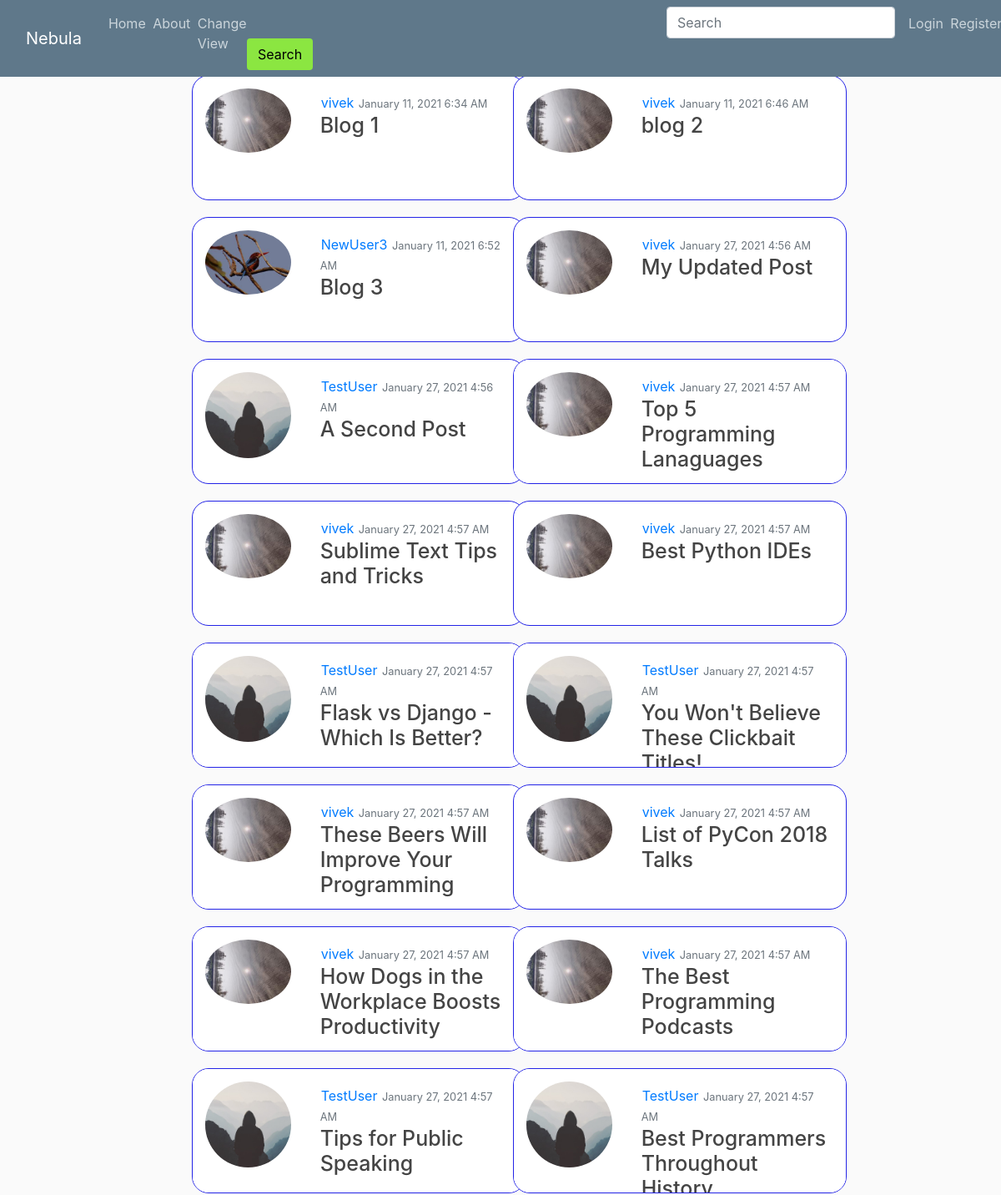
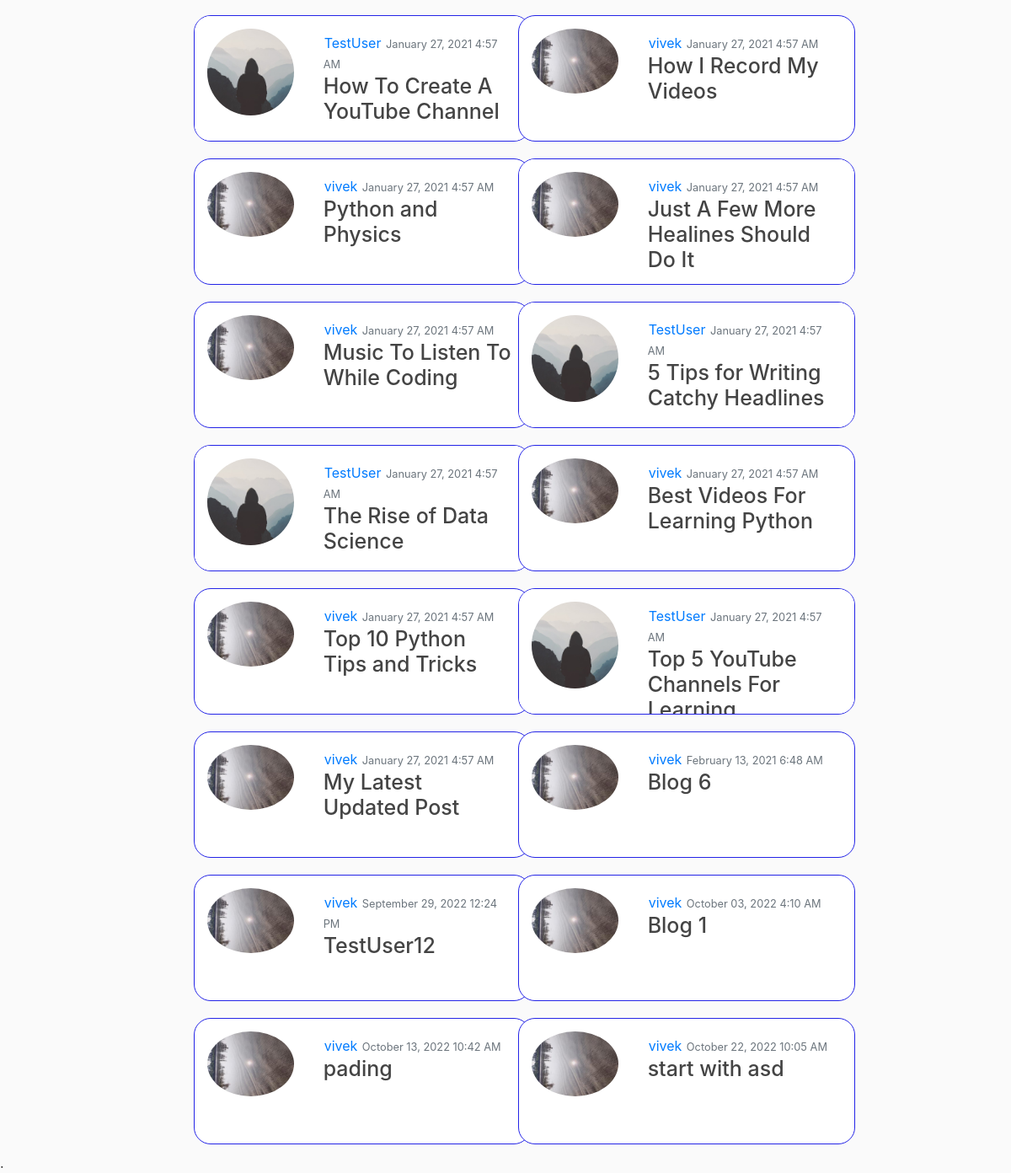
Page /grid_view/ on the earlier database version (2 pictures, top to bottom).
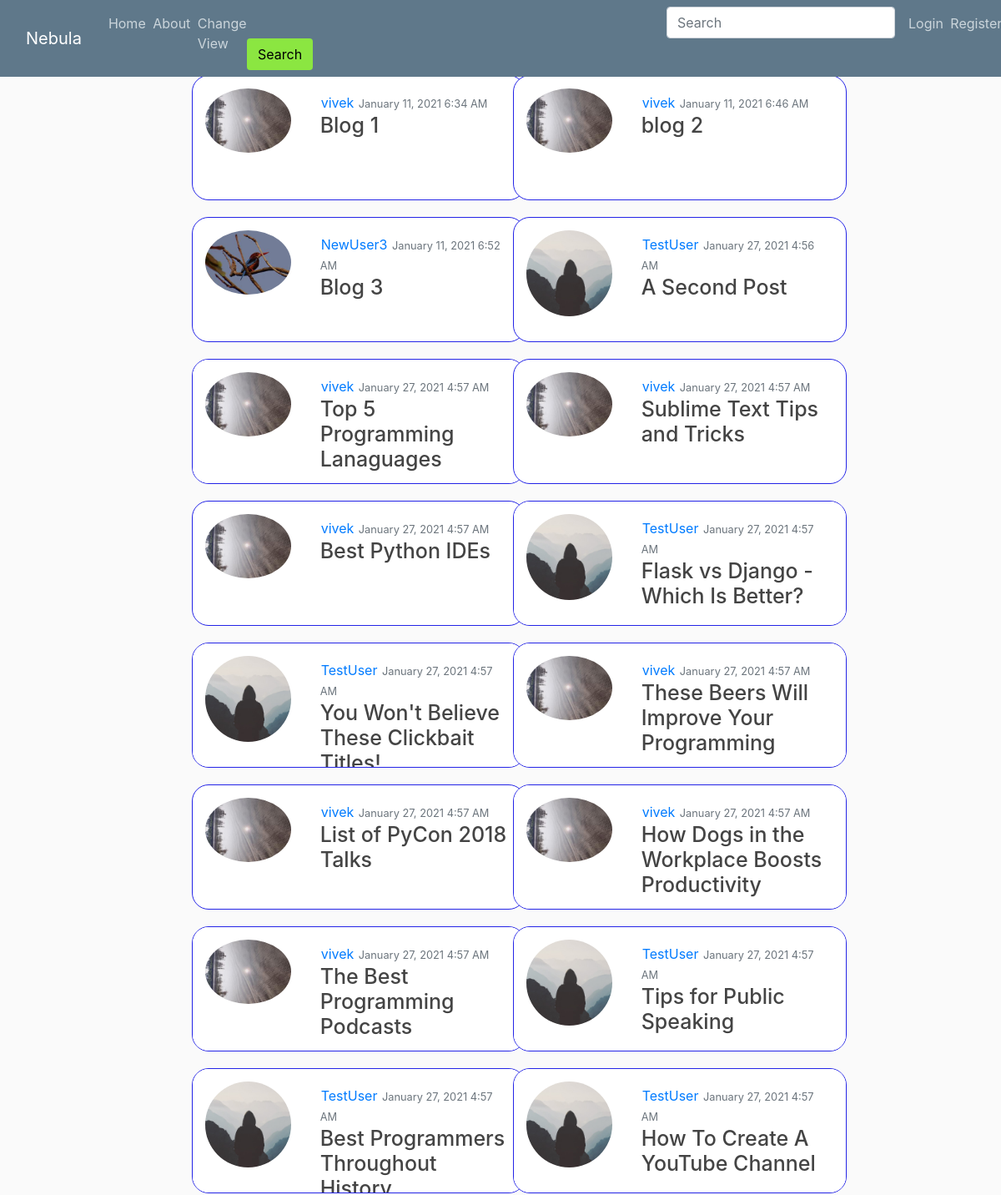
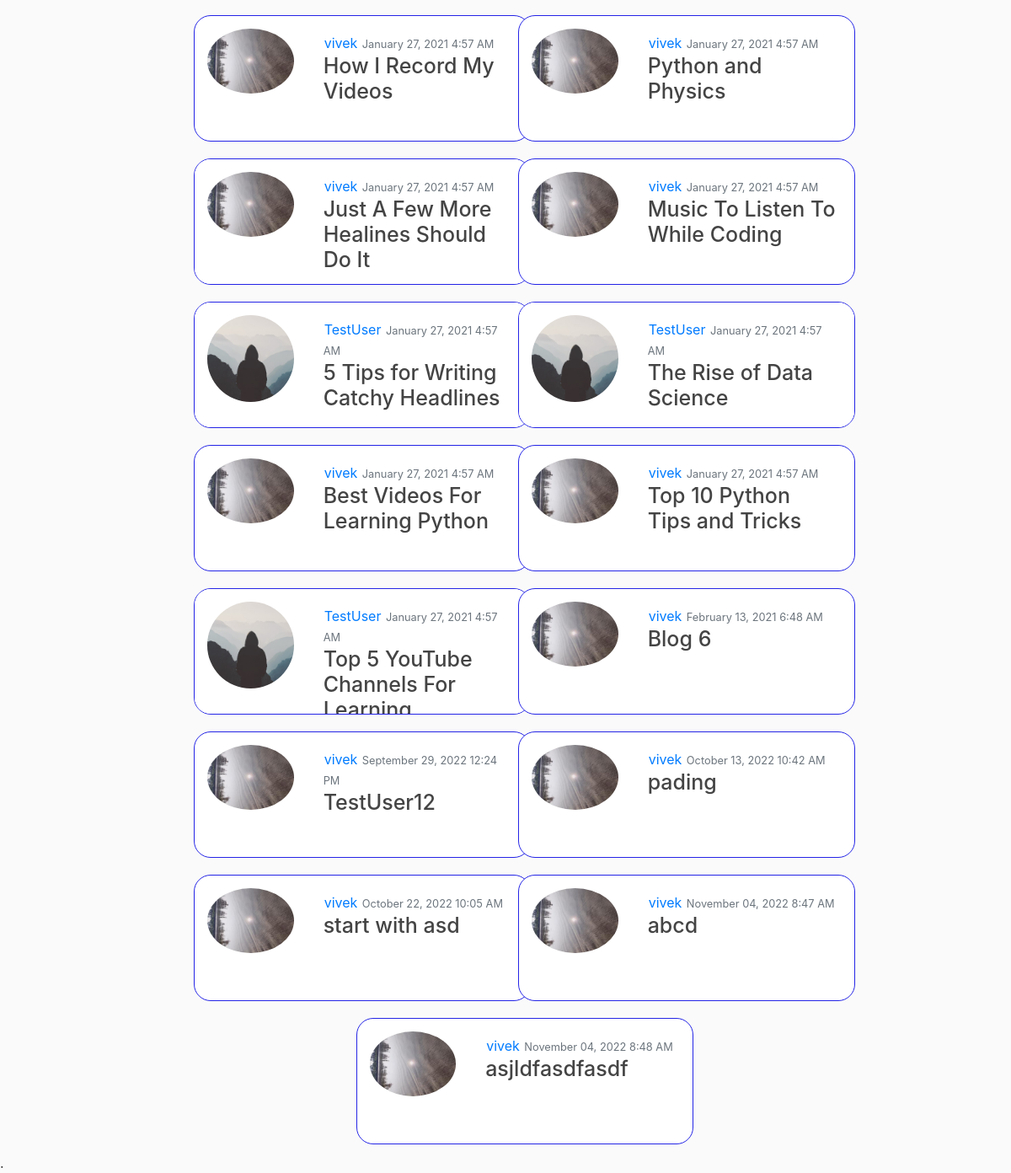
Same page on the later database version (2 pictures, top to bottom).
### blog/models.py (models this page shows, shortened)
class Post(models.Model):
	title = models.CharField(max_length=100)
	content = models.TextField()
	date_posted = models.DateTimeField(default=timezone.now)
	author = models.ForeignKey(User, on_delete=models.CASCADE)
	blog_image = models.ImageField(default='default_blog.jpg' ,upload_to='blog_pics')
	audio = models.FileField(default="No audio posted", upload_to='audio_files')
	video = models.FileField(default="No video posted", upload_to='video_files')
	keywords = models.CharField(max_length=50, default='')

### users/models.py (models this page shows, shortened)
class Profile(models.Model):
	user = models.OneToOneField(User, on_delete=models.CASCADE)
	image = models.ImageField(default='default.jpg', upload_to='profile_pics')

### blog/views.py (the view)
# urls.py: path('grid_view/', views.grid_view, name='blog-grid_view'),
def grid_view(request):
	context = {
		'posts': Post.objects.all()
	}
	return render(request, 'blog/gridview.html', context)

### blog/templates/blog/gridview.html (shortened to what this page needs)
{% extends "blog/base.html" %}
{% load static %}
{% block content %}
    <div class="container-fluid infinite-container">
        {% for post in posts %}
        {% if forloop.first %}
        <div class="row infinite-item">
            {% endif %}
            <div class="col-lg-6 container-fluid">
                <article class="media content-section">
                    <img class="rounded-circle col-sm-4" style="padding: 15px;" src="{{ post.author.profile.image.url }}">
                    <div class="card-body" >
                    <a style="padding: 1px" href="{% url 'user-posts' post.author.username %}">{{ post.author }}</a>
                    <small class="text-muted">{{ post.date_posted | date:"F d, Y f A" }}</small>
                    <h3><a class="article-title" href="{% url 'post-detail' post.id %}">{{ post.title }}</a></h3>
                    </div>
                </article>
        </div>
        {% if forloop.last %}</div>{% endif %}
        {% endfor %}
    </div>
{% endblock content%}

### blog/templates/blog/base.html (shortened to what this page needs)
{% load static %}
<!DOCTYPE html>
<html>
<head>
    <link rel="stylesheet" href="https://maxcdn.bootstrapcdn.com/bootstrap/4.0.0/css/bootstrap.min.css">
    <link
    rel="stylesheet"
    href="https://unpkg.com/@trevoreyre/autocomplete-js/dist/style.css"
    />
    <link rel="stylesheet" type="text/css" href="{% static 'blog/main.css' %}">
</head>
<body>
    <header class="site-header">
      <nav class="navbar navbar-expand-md navbar-dark bg-steel fixed-top">
        <div class="container-fluid">
          <a class="navbar-brand mr-4" href="{% url 'blog-home' %}">Nebula</a>
          <div class="collapse navbar-collapse" id="navbarToggle">
            <div class="navbar-nav mr-auto">
              <a class="nav-item nav-link" href="{% url 'blog-home' %}">Home</a>
              <a class="nav-item nav-link" href="{% url 'blog-about' %}">About</a>
              {% if request.get_full_path == "/" %}
                  <a class="nav-item nav-link" href="{% url 'blog-grid_view' %}">Change View</a>
              {% else %}
                  <a class="nav-item nav-link" href="{% url 'blog-home' %}">Change View</a>
              {% endif %}
              <form class="form-inline" action="/search" method="GET">
                <input name="query" class="form-control mr-sm-2" style="margin-left: 503px;" type="search" placeholder="Search" aria-label="Search" id="query">
                <button class="btn my-2 my-sm-0" type="submit">Search</button>
              </form>
            <div class="navbar-nav">
				{% if user.is_authenticated %}
					 <a class="nav-item nav-link" href="{% url 'post-create' %}">New Post</a>
					 <a class="nav-item nav-link" href="{% url 'profile' %}">Profile</a>
					 <a class="nav-item nav-link" href="{% url 'logout' %}">Logout</a>
				{% else %}
              <a class="nav-item nav-link" href="{% url 'login' %}">Login</a>
              <a class="nav-item nav-link" href="{% url 'register' %}">Register</a>
			  {% endif %}
            </div>
          </div>
        </div>
      </nav>
    </header>
    <main role="main" class="container-fluid">
      <div class="row">
        <div class="col-md-8">
          {% block content %}{% endblock %}
        </div>
      </div>
    </main>
    .
</body>
</html>

### blog/static/blog/main.css (style rules this page uses)
body { background: #fafafa; color: #333333; margin-top: 5rem; }
h1, h2, h3, h4, h5, h6 { color: #444444; }
.bg-steel { background-color: #5f788a; }
.site-header .navbar-nav .nav-link { color: #cbd5db; }
.content-section { background: #ffffff; padding: 10px 20px; border: 1px solid #dddddd; border-radius: 3px; margin-bottom: 20px; }
.article-title { color: #444444; }

### blog/templates/blog/base.html (style rules this page uses)
button { background-color:rgb(139, 230, 65); }
.navbar-expand-md .navbar-nav .nav-link { padding-right: 0.5px; }

### blog/templates/blog/gridview.html (style rules this page uses)
.media { border-radius: 20px; border-color: rgb(36, 36, 231); box-sizing: border-box; padding: 0px; height: 150px; width: 400px; overflow:hidden; overflow-y:auto; margin: 10px; margin-left: 200px; }
article { position: sticky; margin-left: 30px; }
h3 { font-size: 25px; }

Differences in the rows shown:
removed Post: author.profile.image (picture), author "vivek", date_posted "January 27, 2021 4:56 AM", title "My Updated Post"
removed Post: author.profile.image (picture), author "vivek", date_posted "January 27, 2021 4:57 AM", title "My Latest Updated Post"
removed Post: author.profile.image (picture), author "vivek", date_posted "October 03, 2022 4:10 AM", title "Blog 1"
added Post: author.profile.image (picture), author "vivek", date_posted "November 04, 2022 8:47 AM", title "abcd"
added Post: author.profile.image (picture), author "vivek", date_posted "November 04, 2022 8:48 AM", title "asjldfasdfasdf"
